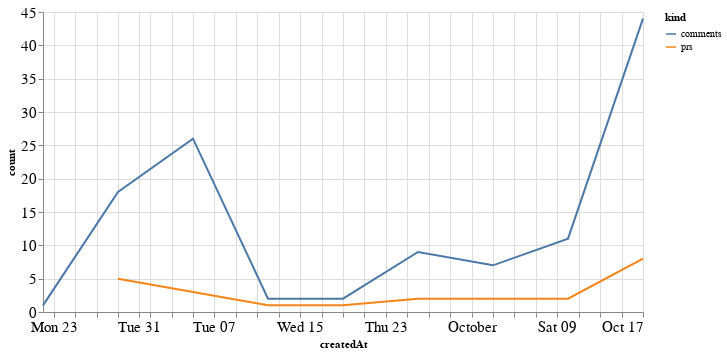

Notebook code cell kept with this figure:
### Code cell
alt.Chart(total_time, width=600).mark_line().encode(
    x='createdAt',
    y='count',
    color='kind'
)

### Figure 1 — Vega-Lite specification as saved in the notebook (floating-point values rounded to 4 significant figures)
{"config": {"axisLeft": {"labelFontSize": 15}, "axisBottom": {"labelFontSize": 15}}, "data": {"name": "data-f0ede84c76e72608a9fb2db76b9cc24c"}, "mark": "line", "encoding": {"color": {"type": "nominal", "field": "kind"}, "x": {"type": "temporal", "field": "createdAt"}, "y": {"type": "quantitative", "field": "count"}}, "width": 600, "$schema": "https://vega.github.io/schema/vega-lite/v4.8.1.json", "datasets": {"data-f0ede84c76e72608a9fb2db76b9cc24c": [{"createdAt": "2021-08-29T00:00:00", "kind": "prs", "count": 5.0}, {"createdAt": "2021-09-05T00:00:00", "kind": "prs", "count": 3.0}, {"createdAt": "2021-09-12T00:00:00", "kind": "prs", "count": 1.0}, {"createdAt": "2021-09-19T00:00:00", "kind": "prs", "count": 1.0}, {"createdAt": "2021-09-26T00:00:00", "kind": "prs", "count": 2.0}, {"createdAt": "2021-10-03T00:00:00", "kind": "prs", "count": 2.0}, {"createdAt": "2021-10-10T00:00:00", "kind": "prs", "count": 2.0}, {"createdAt": "2021-10-17T00:00:00", "kind": "prs", "count": 8.0}, {"createdAt": "2021-08-22T00:00:00", "kind": "prs", "count": null}, {"createdAt": "2021-08-29T00:00:00", "kind": "comments", "count": 18.0}, {"createdAt": "2021-09-05T00:00:00", "kind": "comments", "count": 26.0}, {"createdAt": "2021-09-12T00:00:00", "kind": "comments", "count": 2.0}, {"createdAt": "2021-09-19T00:00:00", "kind": "comments", "count": 2.0}, {"createdAt": "2021-09-26T00:00:00", "kind": "comments", "count": 9.0}, {"createdAt": "2021-10-03T00:00:00", "kind": "comments", "count": 7.0}, {"createdAt": "2021-10-10T00:00:00", "kind": "comments", "count": 11.0}, {"createdAt": "2021-10-17T00:00:00", "kind": "comments", "count": 44.0}, {"createdAt": "2021-08-22T00:00:00", "kind": "comments", "count": 1.0}]}}
